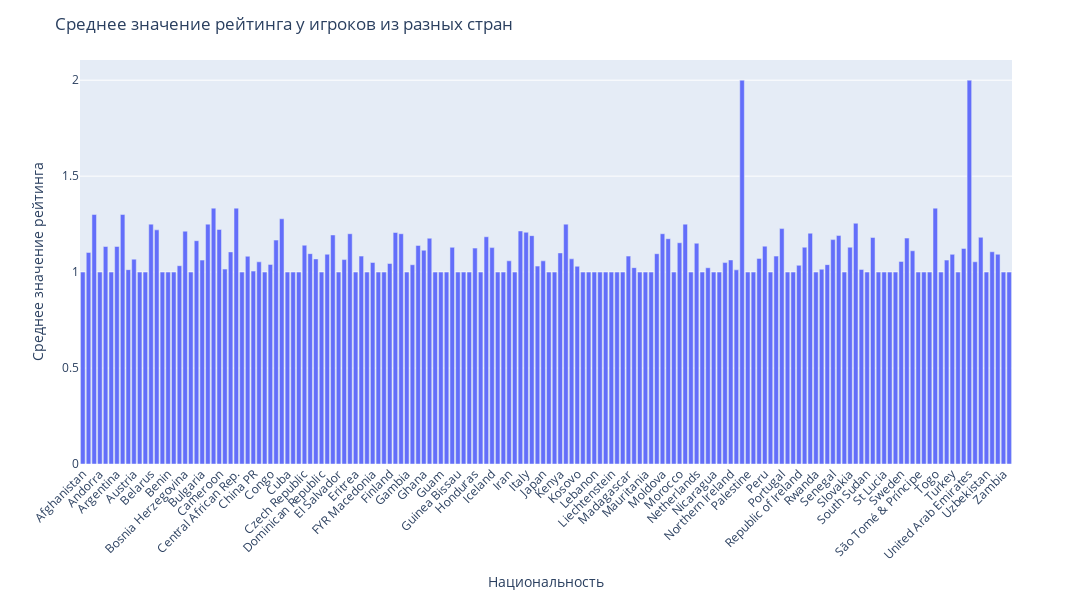

Notebook code for this chart:
### Code cell
temp_df = df.groupby('Nationality', as_index=False)['International Reputation'].mean()
fig = px.bar(temp_df, x='Nationality', y='International Reputation', width=1200, height=600).update_layout(
    title='Среднее значение рейтинга у игроков из разных стран', yaxis_title='Среднее значение рейтинга', xaxis_title='Национальность'
)

fig.update_xaxes(tickangle=-45)

### Figure 1 — Plotly figure (JSON) as saved in the notebook; plotly's stock layout.template omitted (floating-point values rounded to 4 significant figures; data arrays with more than 128 entries replaced by an {"elided": "..."} marker saying what was removed)
{"data": [{"alignmentgroup": "True", "hovertemplate": "Nationality=%{x}<br>International Reputation=%{y}<extra></extra>", "legendgroup": "", "marker": {"color": "#636efa", "pattern": {"shape": ""}}, "name": "", "offsetgroup": "", "orientation": "v", "showlegend": false, "textposition": "auto", "type": "bar", "x": {"elided": "164 str values"}, "xaxis": "x", "y": {"elided": "164 float values"}, "yaxis": "y"}], "layout": {"barmode": "relative", "height": 600, "legend": {"tracegroupgap": 0}, "margin": {"t": 60}, "title": {"text": "Среднее значение рейтинга у игроков из разных стран"}, "width": 1200, "xaxis": {"anchor": "y", "domain": [0.0, 1.0], "tickangle": -45, "title": {"text": "Национальность"}}, "yaxis": {"anchor": "x", "domain": [0.0, 1.0], "title": {"text": "Среднее значение рейтинга"}}}}
